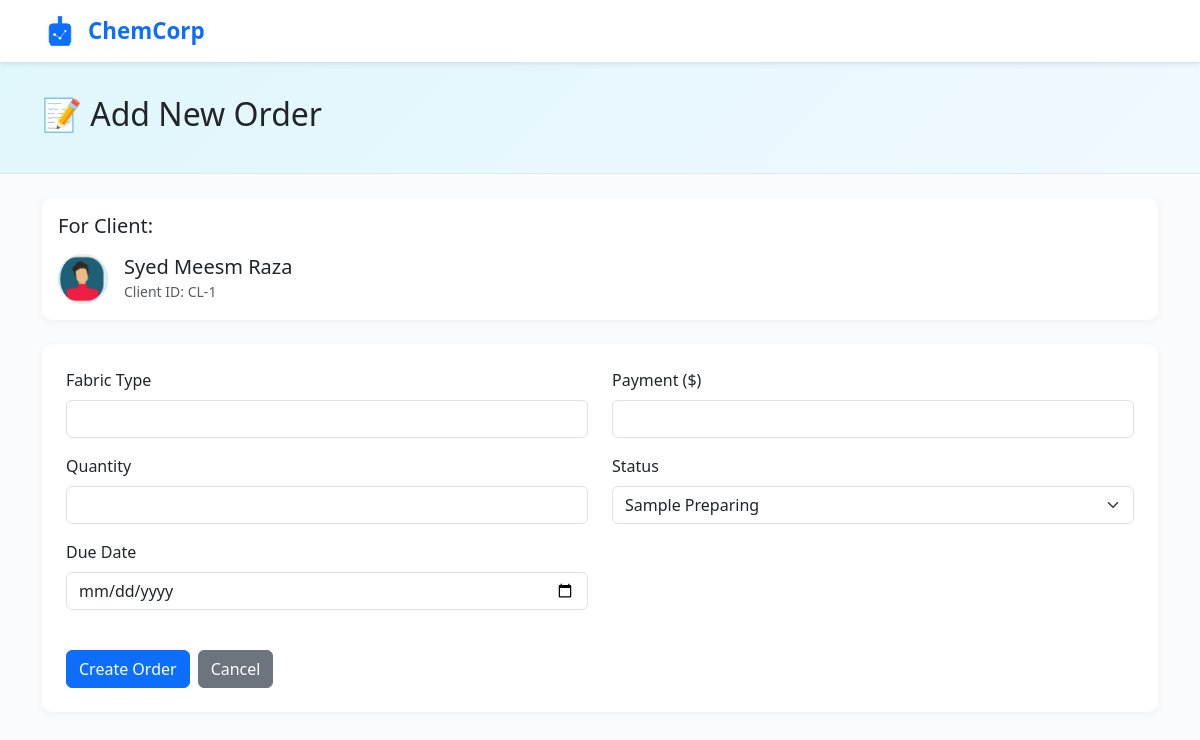
/order/add/1/, run on the app's committed database.
### core/models.py (models this page shows, shortened)
class Client(models.Model):
    name = models.CharField(max_length=100)
    email = models.EmailField(null=True,blank=True)
    phone = models.CharField(max_length=15, blank=True)
    company = models.CharField(max_length=100, blank=True)
    is_active = models.BooleanField(default=True)
    avatar = models.ImageField(upload_to='avatars/' , blank=True , null=True)
    created_at = models.DateTimeField(auto_now_add=True)

### core/views.py (the view)
# urls.py: path('order/add/<int:client_id>/', views.add_order_for_client, name='add_order_for_client'),
def add_order_for_client(request, client_id):
    client = get_object_or_404(Client, id=client_id)
    if request.method == "POST":
        form = OrderForm(request.POST)
        if form.is_valid():
            print("Form errors:", form.errors)  # 👈 Add this
            order = form.save(commit=False)
            order.client = client  # Link to client
            order.save()
            print("✅ Order saved:", order.order_id)
            messages.success(request, f"Order {order.order_id} added successfully for {client.name}!")
            return redirect('order_dashboard')
    else:
        form = OrderForm()
    return render(request, 'add_order.html', {
        'form': form,
        'client': client
    })

### core/forms.py
class OrderForm(forms.ModelForm):
    class Meta:
        model = Order
        fields = ['fabric_type', 'quantity', 'due_date', 'status', 'payment']
        widgets = {
            'due_date': forms.DateInput(attrs={'type': 'date'}),
            'payment': forms.NumberInput(attrs={'step': '0.01'}),
        }

### templates/add_order.html (shortened to what this page needs)
<!DOCTYPE html>
<html lang="en">
<head>
  <link href="https://cdn.jsdelivr.net/npm/bootstrap@5.3.2/dist/css/bootstrap.min.css" rel="stylesheet">
</head>
<body class="d-flex flex-column min-vh-100">
  <nav class="navbar navbar-expand-lg navbar-light bg-white shadow-sm border-bottom">
    <div class="container">
      <a class="navbar-brand d-flex align-items-center text-decoration-none" href="/">
        <span class="fw-bold" style="color: #0d6efd; font-size: 1.4rem;">ChemCorp</span>
      </a>
    </div>
  </nav>
  <main class="flex-grow-1">
    <section class="header-section">
      <div class="container">
        <h2>📝 Add New Order</h2>
      </div>
    </section>
    <div class="container mt-4">
      <div class="card p-3 mb-4">
        <h5 class="mb-3">For Client:</h5>
        <div class="d-flex align-items-center">
          <div class="client-avatar me-3">
            {% if client.avatar %}
              <img src="{{ client.avatar.url }}" alt="{{ client.name }}" class="img-fluid rounded-circle" style="width:50px; height:50px; object-fit:cover;">
            {% else %}
              {{ client.get_initials }}
            {% endif %}
          </div>
          <div>
            <h5 class="mb-0">{{ client.name }}</h5>
            <small class="text-muted">Client ID: CL-{{ client.id }}</small>
          </div>
        </div>
      </div>
      <div class="card p-4">
        <form action="{% url 'add_order_for_client' client.id %}" method="post">
          <div class="row">
            <div class="col-md-6">
              <div class="mb-3">
                <label class="form-label">Fabric Type</label>
                <input type="text" name="fabric_type" class="form-control" required>
              </div>
              <div class="mb-3">
                <label class="form-label">Quantity</label>
                <input type="number" name="quantity" class="form-control" min="1" required>
              </div>
              <div class="mb-3">
                <label class="form-label">Due Date</label>
                <input type="date" name="due_date" class="form-control" required>
              </div>
            </div>
            <div class="col-md-6">
              <div class="mb-3">
                <label class="form-label">Payment ($)</label>
                <input type="number" name="payment" class="form-control" step="0.01" min="0" required>
              </div>
              <div class="mb-3">
                <label class="form-label">Status</label>
                <select name="status" class="form-select">
                  <option value="sample_preparing">Sample Preparing</option>
                </select>
              </div>
            </div>
          </div>
          <div class="d-flex gap-2 mt-4">
            <button type="submit" class="btn btn-primary">Create Order</button>
            <a href="{% url 'order_dashboard' %}" class="btn btn-secondary">Cancel</a>
          </div>
        </form>
      </div>
    </div>
  </main>
</body>
</html>

### templates/add_order.html (style rules this page uses)
:root { --primary: #0d6efd; --secondary: #198754; --danger: #dc3545; --warning: #ffc107; --light: #f8f9fa; }
body { background-color: #f9fbfd; font-family: 'Segoe UI', Tahoma, Geneva, Verdana, sans-serif; }
.navbar-brand { font-weight: 700; color: var(--primary) !important; }
.header-section { background: linear-gradient(135deg, #e0f7fa 0%, #f0f9ff 100%); padding: 2rem 0; border-bottom: 1px solid #dfe9f3; }
.client-avatar { width: 50px; height: 50px; border-radius: 50%; background-color: #e0f7fa; color: #0d6efd; display: flex; align-items: center; justify-content: center; font-weight: 600; font-size: 1.1rem; border: 2px solid #cce7ff; }
.form-label { font-weight: 500; }
.card { border: none; box-shadow: 0 2px 8px rgba(0,0,0,0.05); border-radius: 10px; }

### data on the page
Client: avatar (picture), name "Syed Meesm Raza", id "1"
